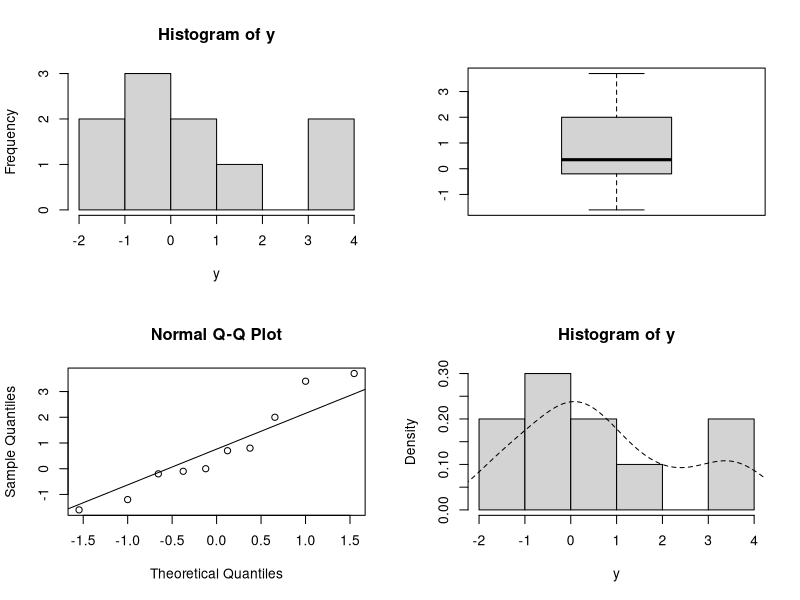
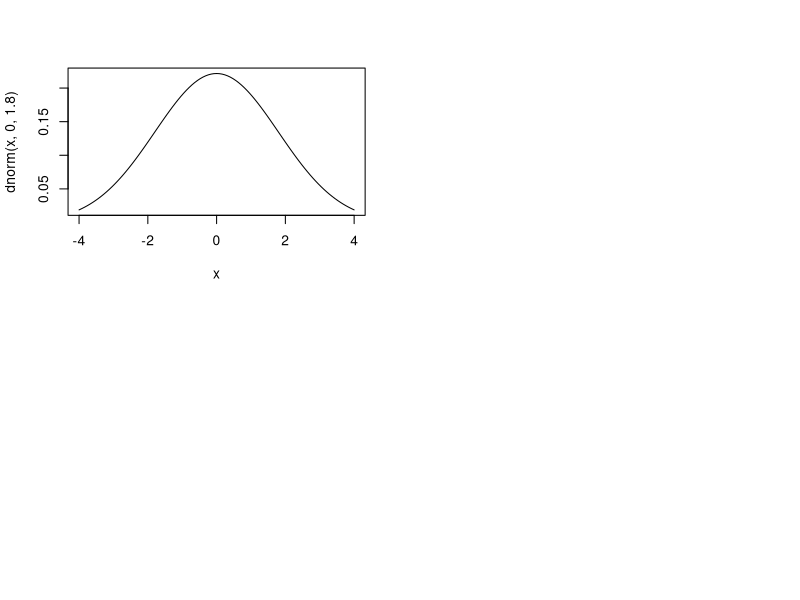
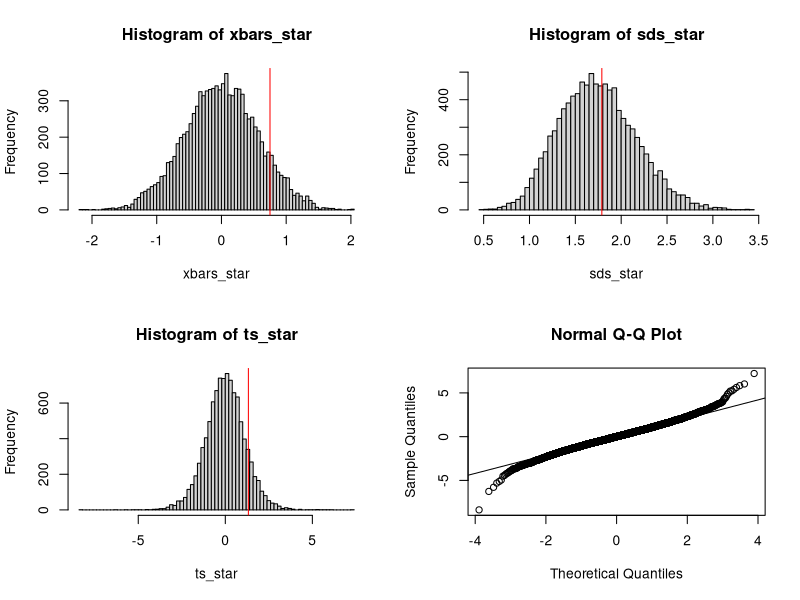
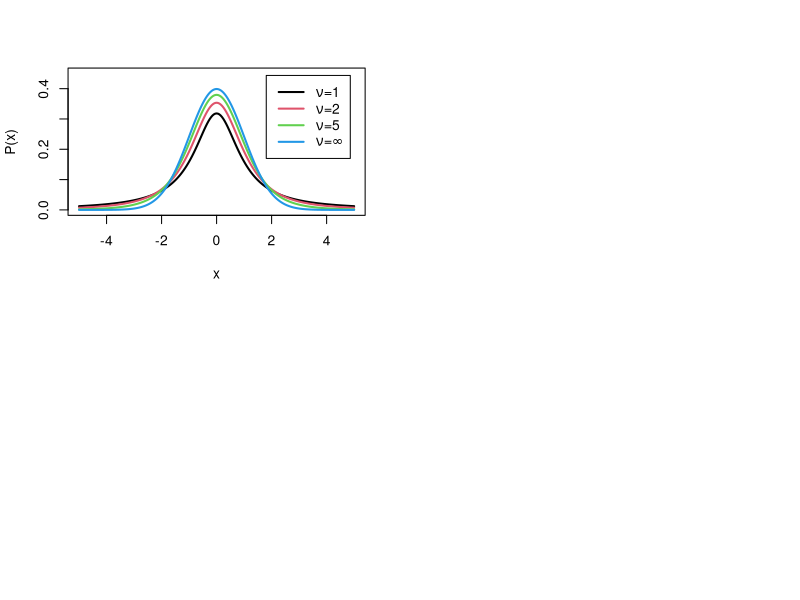
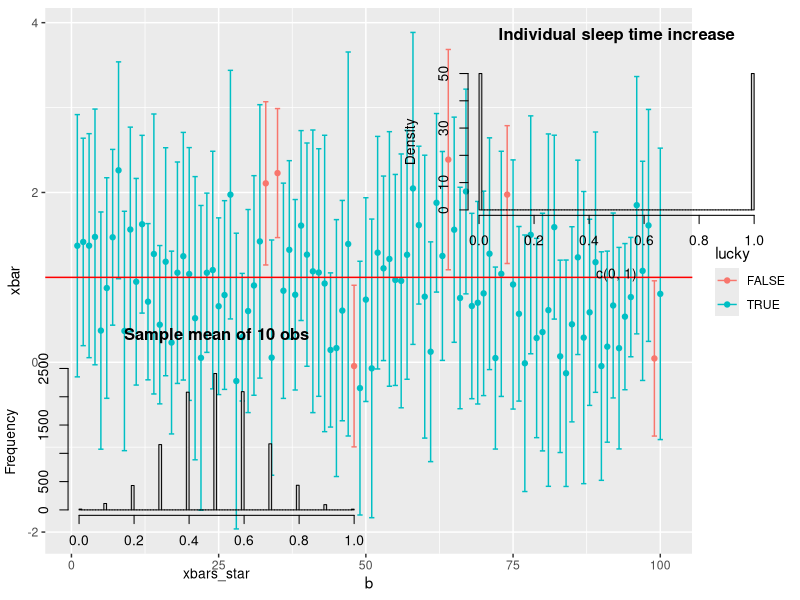
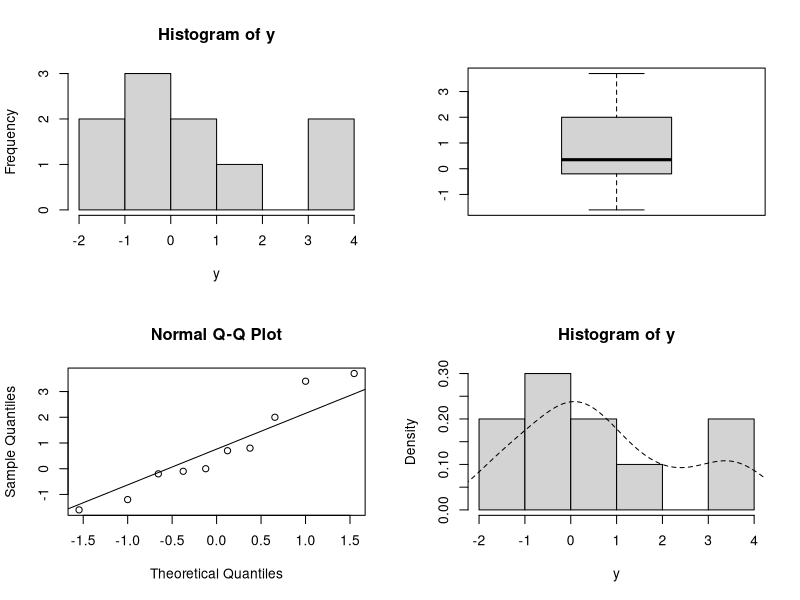
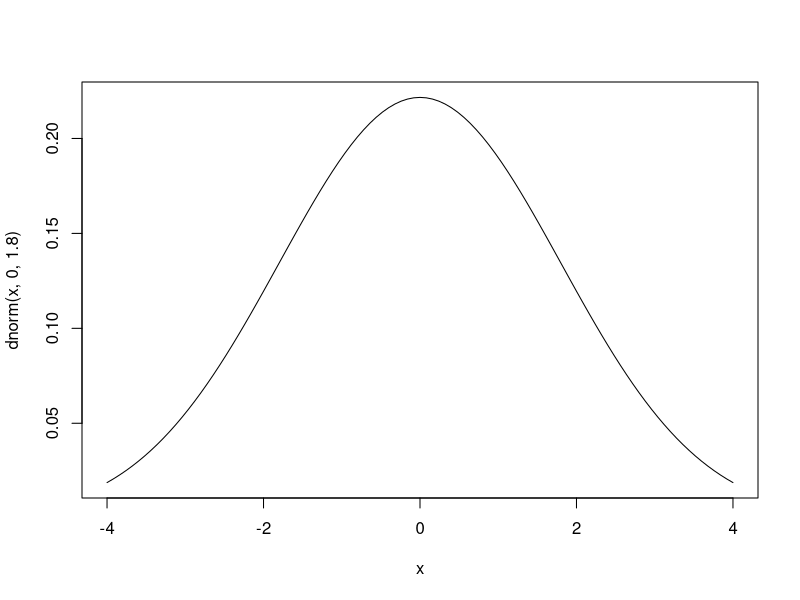
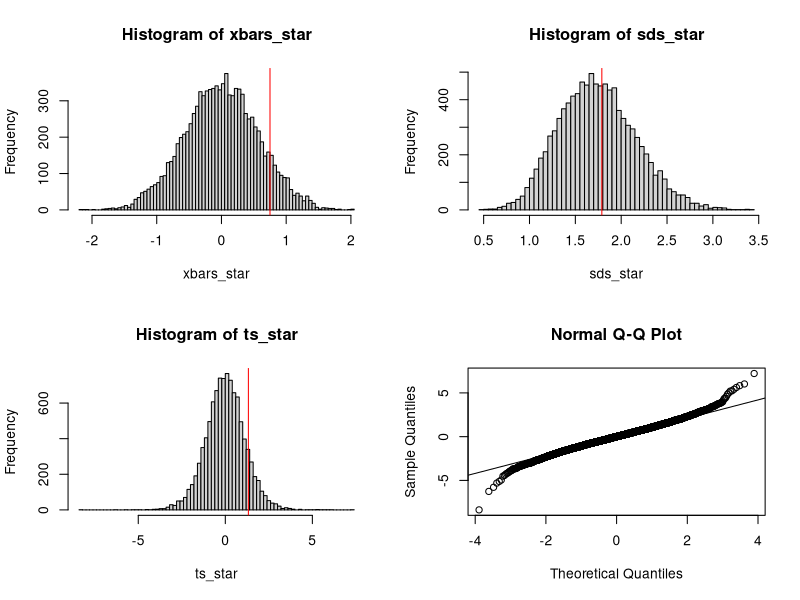

Recreate these plots in R, in order.
library(tidyverse)
library(gridExtra)


# 약제 1을 복용했을 때 수면시간의 증가 (단위는 시간이다)

y <- sleep$extra[sleep$group == 1]
y

summary(y)
sd(y)

par(mfrow=c(2,2))
hist(y)
boxplot(y)
qqnorm(y); qqline(y)
hist(y, prob=TRUE)
lines(density(y), lty=2)


png("../plots/6-1.png", 5.5, 4, units='in', pointsize=9, res=600)
y <- sleep$extra[sleep$group == 1]
opar <- par(mfrow=c(2,2))
hist(y)
boxplot(y)
qqnorm(y); qqline(y)
hist(y, prob=TRUE)
lines(density(y), lty=2)
par(opar)
dev.off()

# '일변량 t-검정(one-sample t-test)'
t.test(y)

t.test(y, alternative="greater")


# 개개인의 수면시간증가값 모형
#  평균이 0이고, 표준편차가 1.8(시간)인 종 모양의 분포(bell shaped distribution)
# N(0, 1.8^2)
curve(dnorm(x, 0, 1.8), -4, 4)

png("../plots/6-2.png", 5.5, 4, units='in', pointsize=9, res=600)
curve(dnorm(x, 0, 1.8), -4, 4)
dev.off()


# 크기가 10개인 새로운 표본
options(digits = 3)
set.seed(1606)
(y_star <- rnorm(10, 0, 1.8))
mean(y_star-0); sd(y_star)
(t_star <- mean(y_star-0) / (sd(y_star)/sqrt(length(y_star))))


(y_star <- rnorm(10, 0, 1.8))
mean(y_star-0); sd(y_star)
(t_star <- mean(y_star-0) / (sd(y_star)/sqrt(length(y_star))))


(y_star <- rnorm(10, 0, 1.8))
mean(y_star-0); sd(y_star)
(t_star <- mean(y_star-0) / (sd(y_star)/sqrt(length(y_star))))


# 10,000개의 평행우주의 표본 (각 표본은 10개의 관측치를 포함한다)
# , 그리고 각 표본의 평균값, 표본표준편차, 그리고 t-통계량 값을  계산할 수 있다:

set.seed(1606)
B <- 1e4
n <- 10
xbars_star <- rep(NA, B)
sds_star <- rep(NA, B)
ts_star <- rep(NA, B)
for(b in 1:B){
  y_star <- rnorm(n, 0, 1.789)
  m <- mean(y_star)
  s <- sd(y_star)
  xbars_star[b] <- m
  sds_star[b] <- s
  ts_star[b] <- m / (s/sqrt(n))
}


opar <- par(mfrow=c(2,2))
hist(xbars_star, nclass=100)
abline(v = 0.75, col='red')
hist(sds_star, nclass=100)
abline(v = 1.789, col='red')
hist(ts_star, nclass=100)
abline(v = 1.3257, col='red')
qqnorm(ts_star); qqline(ts_star)
par(opar)

png("../plots/6-3.png", 5.5*.8, 4, units='in', pointsize=9, res=600)
opar <- par(mfrow=c(2,2))
hist(xbars_star, nclass=100)
abline(v = 0.75, col='red')
hist(sds_star, nclass=100)
abline(v = 1.789, col='red')
hist(ts_star, nclass=100)
abline(v = 1.3257, col='red')
qqnorm(ts_star); qqline(ts_star)
par(opar)
dev.off()


# 우리가 관측한 t-통계량 값 1.3257은 시뮬레이션 분포에서 어디에 있는가?

length(which(ts_star > 1.3257)) / B

# 스튜던트 t 분포
# 다양한 자유도 값에 따른 t 밀도함수
# https://en.wikipedia.org/wiki/Student%27s_t-distribution
# Credit: 권용찬
nlist=c(1,2,5)
x <- seq(-5, 5, 0.05)
y <- matrix(0, nr=length(x), nc=length(nlist))
plot(x, type="n", xlab="x", ylab="P(x)",
     xlim=c(-5,5), ylim=c(0, 0.45))
for( i in 1:length(nlist)){
  y[,i] <- dt(x, df=nlist[i])
  lines(x, y[,i], col=i, lwd=2)
}
lines(x, dnorm(x), col=4, lwd=2)
legend_text <- c(expression(paste(nu,"=1 ")),
                 expression(paste(nu,"=2 ")),
                 expression(paste(nu,"=5 ")),
                 expression(paste(nu,"=",infinity)))
legend("topright", legend=legend_text, lty=1, lwd=2, col=c(1:3,4),
       inset=.05)


png("../plots/6-4.png", 5.5, 4, units='in', pointsize=9, res=600)
nlist=c(1,2,5)
x <- seq(-5, 5, 0.05)
y <- matrix(0, nr=length(x), nc=length(nlist))
plot(x, type="n", xlab="x", ylab="P(x)",
     xlim=c(-5,5), ylim=c(0, 0.45))
for( i in 1:length(nlist)){
  y[,i] <- dt(x, df=nlist[i])
  lines(x, y[,i], col=i, lwd=2)
}
lines(x, dnorm(x), col=4, lwd=2)
legend_text <- c(expression(paste(nu,"=1 ")),
                 expression(paste(nu,"=2 ")),
                 expression(paste(nu,"=5 ")),
                 expression(paste(nu,"=",infinity)))
legend("topright", legend=legend_text, lty=1, lwd=2, col=c(1:3,4), inset=.05)
dev.off()




# 8. 신뢰구간의 의미
set.seed(1606)
(y_star <- rnorm(10, 1, 1.8))
t.test(y_star)$conf.int
(y_star <- rnorm(10, 1, 1.8))
t.test(y_star)$conf.int
(y_star <- rnorm(10, 1, 1.8))
t.test(y_star)$conf.int


library(tidyverse)
set.seed(1606)
B = 1e2
conf_intervals <-
  data.frame(b=rep(NA, B),
             lower=rep(NA, B),
             xbar=rep(NA, B),
             upper=rep(NA, B))
true_mu <- 1.0
for(b in 1:B){
  (y_star <- rnorm(10, true_mu, 1.8))
  conf_intervals[b, ] = c(b=b,
                          lower=t.test(y_star)$conf.int[1],
                          xbar=mean(y_star),
                          upper=t.test(y_star)$conf.int[2])
}
conf_intervals <- conf_intervals %>%
  mutate(lucky = (lower <= true_mu & true_mu <= upper))

glimpse(conf_intervals)
table(conf_intervals$lucky)
conf_intervals %>% ggplot(aes(b, xbar, col=lucky)) +
  geom_point() +
  geom_errorbar(aes(ymin=lower, ymax=upper)) +
  geom_hline(yintercept=true_mu, col='red')
ggsave("../plots/6-6.png", width=5.5, height=4, units='in', dpi=600)



# 6.10.2. 중심극한정리

hist(c(0, 1), nclass=100, prob=TRUE, main='Individual sleep time increase')
set.seed(1606)
B <- 1e4
n <- 10
xbars_star= rep(NA, B)
for(b in 1:B){
  xbars_star[b] <- mean(sample(c(0,1), size=n, replace=TRUE))
}
hist(xbars_star, nclass=100, main='Sample mean of 10 obs')

png("../plots/6-8.png", 5.5, 4*.8, units='in', pointsize=9, res=600)
opar = par(mfrow=c(1,2))
hist(c(0, 1), nclass=100, prob=TRUE, main='Individual sleep time increase')
hist(xbars_star, nclass=100, main='Sample mean of 10 obs')
par(opar)
dev.off()

# 6.11. 모수추정의 정확도는 sqrt(n)에 비례한다.
diff(t.test(y)$conf.int)
mean(y)
diff(t.test(y)$conf.int)/2

# 자료의 incremental 가치
png("../plots/6-9.png", 5.5, 4*.8, units='in', pointsize=9, res=600)
opar = par(mfrow=c(1,2))
curve(1/sqrt(x), 1, 1000, log='x', main='s.e. vs sample size')
curve((1/sqrt(x) - 1/sqrt(x+10)) / (1/sqrt(x)), 1, 1000, log='x',
      main='% decrease in s.e. \nwhen adding 10 obs')
par(opar)
dev.off()
